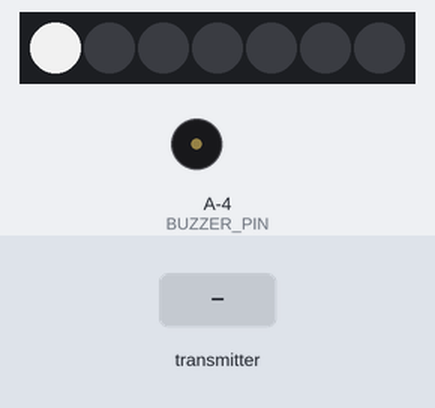
A sketch run on a simulated ATtiny85, built with avr-gcc and run on an emulated ATtiny85. On the bench: 7 RGB LEDs in strip order, left to right, buzzer (waves = sounding). Inputs (shaded band) come from the test bench. Dim RGB values are drawn brighter than linear; no radio packets arrive unless stated.

Above: at 1.2 s.
1.3 s: the transmitter starts sending newDistance = 256
At 3.5 s:
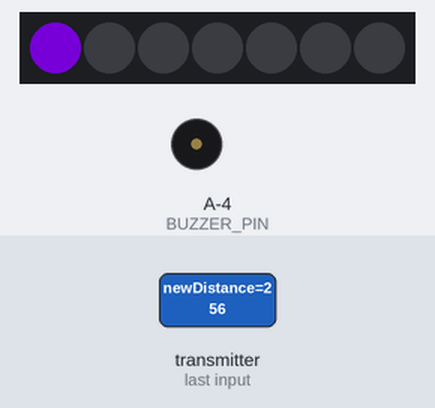
4.3 s: the transmitter starts sending newDistance = 0
At 5.1 s:
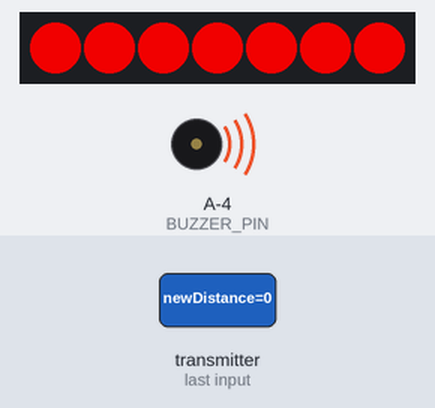
5.8 s: the transmitter starts sending newDistance = 512
At 6.32 s:
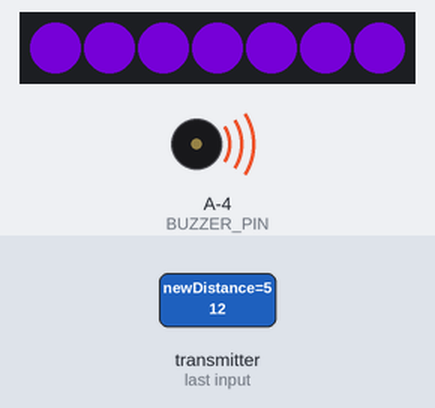
Timing chart, 0 to 14.8 s (numbered marks = the images above; inputs shaded):
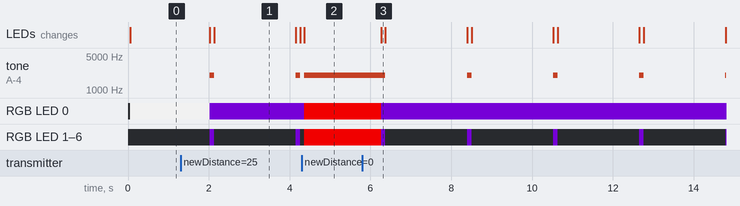

Measured:
- after the input at 1.3 s, tone on A-4 (BUZZER_PIN): alternates 2000 Hz for 0.10 s and silent for 2.0 s, starting after 0.73 s; RGB LED 0: RGB(210, 210, 210) → RGB(74, 0, 135) after 0.73 s; RGB LED 1–6: alternates RGB(74, 0, 135) for 0.10 s and off for 2.0 s, starting after 0.73 s; the LEDs: first change after 0.73 s (image 1 shows a later state)
- after the input at 4.3 s, tone on A-4 (BUZZER_PIN): silent → 2000 Hz after 0.06 s; RGB LED 0: RGB(74, 0, 135) → RGB(210, 0, 0) after 0.06 s; RGB LED 1–6: off → RGB(210, 0, 0) after 0.06 s; the LEDs: change after 0.06 s (image 2)
- after the input at 5.8 s, tone on A-4 (BUZZER_PIN): alternates 2000 Hz for 0.10 s and silent for 2.0 s, starting after 0.57 s; RGB LED 0: RGB(210, 0, 0) → RGB(74, 0, 135) after 0.47 s; RGB LED 1–6: alternates RGB(74, 0, 135) for 0.10 s and off for 2.0 s, starting after 0.47 s; the LEDs: change after 0.47 s (image 3)
- what the display in image 1 shows lasts 2.1 s, from 2.1 s to 4.2 s

The sketch:

receiver.ino
```cpp
#include <Adafruit_NeoPixel.h>

#include <SPI.h>
#include <nRF24L01.h>
#include <RF24.h>

// Fix for NeoPixel.
#ifdef __AVR__
  #include <avr/power.h>
#endif

// Settings.
#define DISTANCE_MAX_CM 200
#define DISTANCE_MIN_CM 20

#define WLED_STRIP_PIN 9
#define WLED_STRIP_NUM_LEDS 7
#define WLED_STRIP_INTENSITY 210
#define WLED_STRIP_COLOR_WHEEL_INITIAL 5
#define WLED_STRIP_COLOR_WHEEL_FINAL 200

#define RF_CE_PIN 7
#define RF_CSN_PIN 8
// RF connected to SPI ports:
// MOSI 11
// MISO 12
// SCK 13
const byte RX_ADDR[6] = "00001";

#define BUZZER_PIN 10
#define BUZZER_FREQUENCE 2000

#define ALERT_ON_DURATION 100
#define ALERT_OFF_MAX_DURATION 2000
#define ALERT_OFF_MIN_DURATION 10

#define COMMUNICATION_TIMEOUT_LIMIT 1000

Adafruit_NeoPixel wLedStrip = Adafruit_NeoPixel(WLED_STRIP_NUM_LEDS, WLED_STRIP_PIN, NEO_GRB + NEO_KHZ800);
RF24 radio(RF_CE_PIN, RF_CSN_PIN);

// Controls.
unsigned int distance = -1;
bool alertOn = false;
bool alertMinDistance = false;
unsigned long alertTimer = 0;
unsigned long communicationTimeoutTimer = 0;

void setup() {
  #if defined (__AVR_ATtiny85__)
    if (F_CPU == 16000000) clock_prescale_set(clock_div_1);
  #endif

  pinMode(BUZZER_PIN,OUTPUT);

  wLedStrip.begin();
  wLedStrip.setBrightness(WLED_STRIP_INTENSITY);

  radio.begin();
  radio.openReadingPipe(0, RX_ADDR);
  radio.startListening();
}

void loop() {
  updateDistanceByRadio();
  delay(50);

  if (distance == -1) {
    setAlertOff();
    setWLedStripInitialValue();
    return;
  }

  updateAlert();
}

void updateDistanceByRadio() {
  if (radio.available()) {
    unsigned int newDistance;
    radio.read(&newDistance, sizeof(newDistance));
    updateDistance(newDistance);

    // Resets timer.
    communicationTimeoutTimer = millis();
    return;
  }

  // Communication timeout.
  if (millis() - communicationTimeoutTimer > COMMUNICATION_TIMEOUT_LIMIT) {
    distance = -1;
  }
}

void updateAlert() {
  if (distance < DISTANCE_MIN_CM) {
    if (alertOn) {
      if (!alertMinDistance) {
        turnOnWLedStrip();
        alertMinDistance = true;
      }

      return;
    }

    setAlertOn();
  }

  alertMinDistance = false;

  unsigned long alertDuration = getAlertDuration();

  if (millis() - alertTimer < alertDuration) {
    return;
  }

  toggleAlert();
}

void toggleAlert() {
  alertOn = !alertOn;

  // Reset alertTimer.
  alertTimer = millis();

  if (alertOn) {
    setAlertOn();
    return;
  }

  setAlertOff();
}

void setAlertOn() {
  turnOnBuzzer();
  turnOnWLedStrip();
}

void setAlertOff() {
  turnOffBuzzer();
  turnOffWLedStrip();
}

void turnOnWLedStrip() {
  uint32_t color = getColor();

  for (int i = 0; i <wLedStrip.numPixels(); i++) {
    wLedStrip.setPixelColor(i, color);
  }

  wLedStrip.show();
}

void turnOffWLedStrip() {
  // Black color is equal off pixel.
  uint32_t color = wLedStrip.Color(0, 0, 0);

  // Keeps first pixel.
  for (int i = 1; i <wLedStrip.numPixels(); i++) {
    wLedStrip.setPixelColor(i, color);
  }

  wLedStrip.show();
}

void setWLedStripInitialValue() {
  wLedStrip.setPixelColor(0, wLedStrip.Color(255,255,255));
  wLedStrip.show();
}

void turnOnBuzzer() {
  tone(BUZZER_PIN, BUZZER_FREQUENCE);
}

void turnOffBuzzer() {
  noTone(BUZZER_PIN);
}

unsigned long getAlertDuration() {
  if (alertOn) {
    return ALERT_ON_DURATION;
  }

  return map(
    distance,
    DISTANCE_MIN_CM,
    DISTANCE_MAX_CM,
    ALERT_OFF_MIN_DURATION,
    ALERT_OFF_MAX_DURATION
  );
}

unsigned int updateDistance(unsigned int newDistance) {
  if (newDistance > DISTANCE_MAX_CM) {
    newDistance = DISTANCE_MAX_CM;
  }

  distance = newDistance;
}

uint32_t getColor() {
  if (distance < DISTANCE_MIN_CM) {
    return wLedStrip.Color(255, 0, 0);
  }

  byte wheelPosition = map(
    distance,
    DISTANCE_MIN_CM,
    DISTANCE_MAX_CM,
    WLED_STRIP_COLOR_WHEEL_INITIAL,
    WLED_STRIP_COLOR_WHEEL_FINAL
  );

  return colorWheel(wheelPosition);
}

uint32_t colorWheel(byte wheelPosition) {
  wheelPosition = 255 - wheelPosition;
  if(wheelPosition < 85) {
    return wLedStrip.Color(255 - wheelPosition * 3, 0, wheelPosition * 3);
  }
  if(wheelPosition < 170) {
    wheelPosition -= 85;
    return wLedStrip.Color(0, wheelPosition * 3, 255 - wheelPosition * 3);
  }
  wheelPosition -= 170;
  return wLedStrip.Color(wheelPosition * 3, 255 - wheelPosition * 3, 0);
}
```
